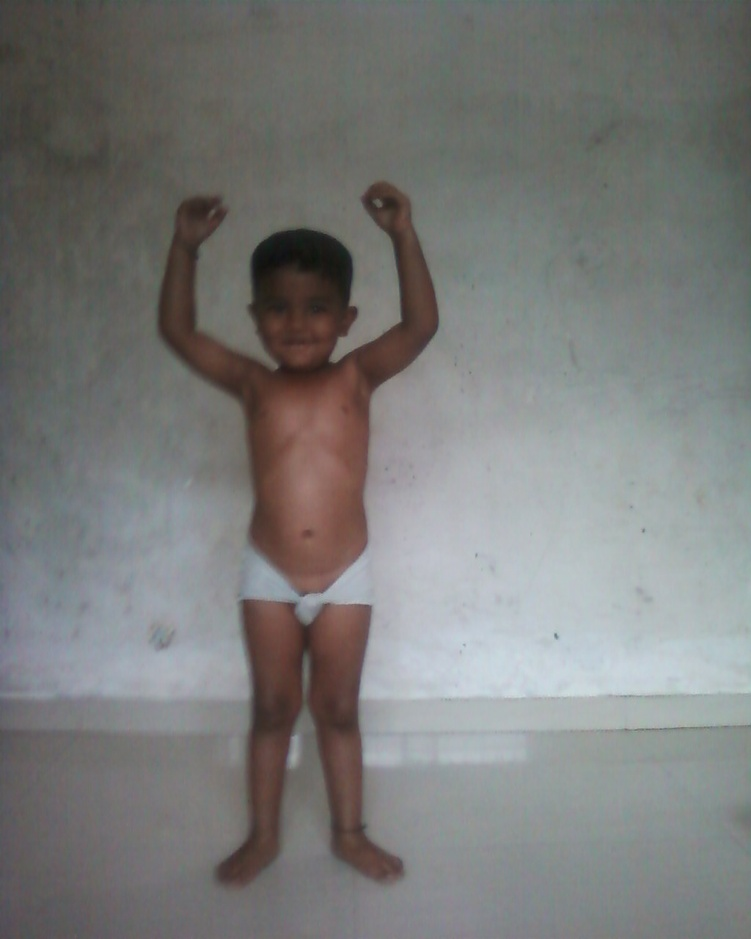
#> input picture image.jpg, 751 x 939 px, shrunk from 1024 x 1280 before the run
$ python cloak1.py
#> lines starting #> are read from the running program, lines starting #| are printed output that depends on the picture; after the words box and inside, x2 and y2 are one past the last pixel; in counts of white or black regions, pixels touching at a corner belong together
import cv2
import numpy as np
from matplotlib import pyplot as plt

def nothing(x):
    pass

def main():

    window_name='color range parameter'
    cv2.namedWindow(window_name)
    # Create a black image, a window
    im = cv2.imread('image.jpg')
#> im is the input picture: shape (939, 751, 3); mean B, G, R 121.5, 122.8, 122
    cb = cv2.imread('color_bar.jpg')
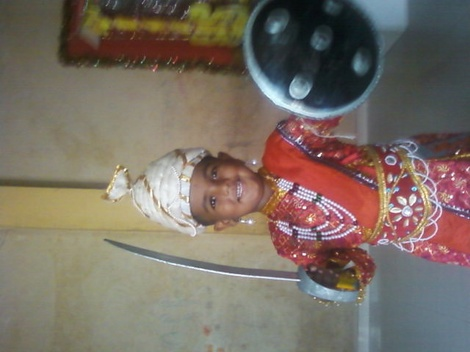
#> input picture color_bar.jpg, 470 x 352 px, shrunk from 640 x 480 before the run
#> cb is the input picture: shape (352, 470, 3); mean B, G, R 100.5, 110.6, 122
    hsv = cv2.cvtColor(im,cv2.COLOR_BGR2HSV)
#> hsv: shape (939, 751, 3); mean H, S, V 69.6, 23.8, 127.6

    print ('lower_color = np.array([a1,a2,a3])')
    print ('upper_color = np.array([b1,b2,b3])')


    # create trackbars for color change
    cv2.createTrackbar('a1',window_name,0,255,nothing)
    cv2.createTrackbar('a2',window_name,0,255,nothing)
    cv2.createTrackbar('a3',window_name,0,255,nothing)

    cv2.createTrackbar('b1',window_name,150,255,nothing)
    cv2.createTrackbar('b2',window_name,150,255,nothing)
    cv2.createTrackbar('b3',window_name,150,255,nothing)

    while(1):
        a1 = cv2.getTrackbarPos('a1',window_name)
        a2 = cv2.getTrackbarPos('a2',window_name)
        a3 = cv2.getTrackbarPos('a3',window_name)

        b1 = cv2.getTrackbarPos('b1',window_name)
        b2 = cv2.getTrackbarPos('b2',window_name)
        b3 = cv2.getTrackbarPos('b3',window_name)

        # hsv hue sat value
        lower_color = np.array([a1,a2,a3])
        upper_color = np.array([b1,b2,b3])
        mask = cv2.inRange(hsv, lower_color, upper_color)
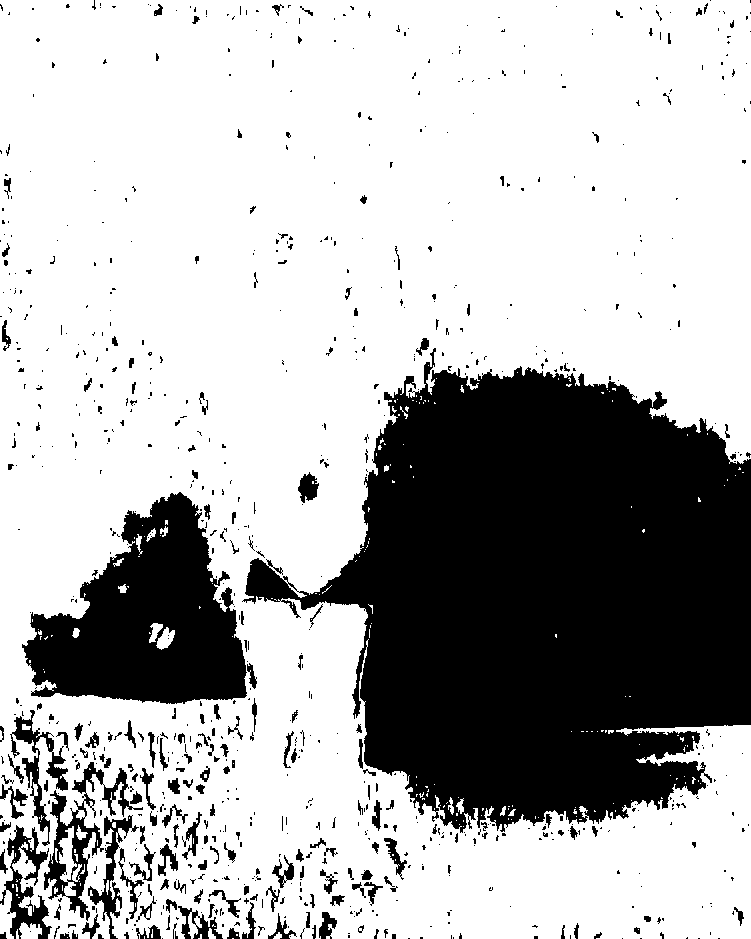
#> mask: shape (939, 751); 70.4% white; 847 black regions (648 under 20 px), largest, box (x1, y1, x2, y2) and area: (242, 348, 751, 833) 155921, (22, 492, 247, 704) 28190, (44, 762, 143, 921) 3435
        res = cv2.bitwise_and(im, im, mask = mask)
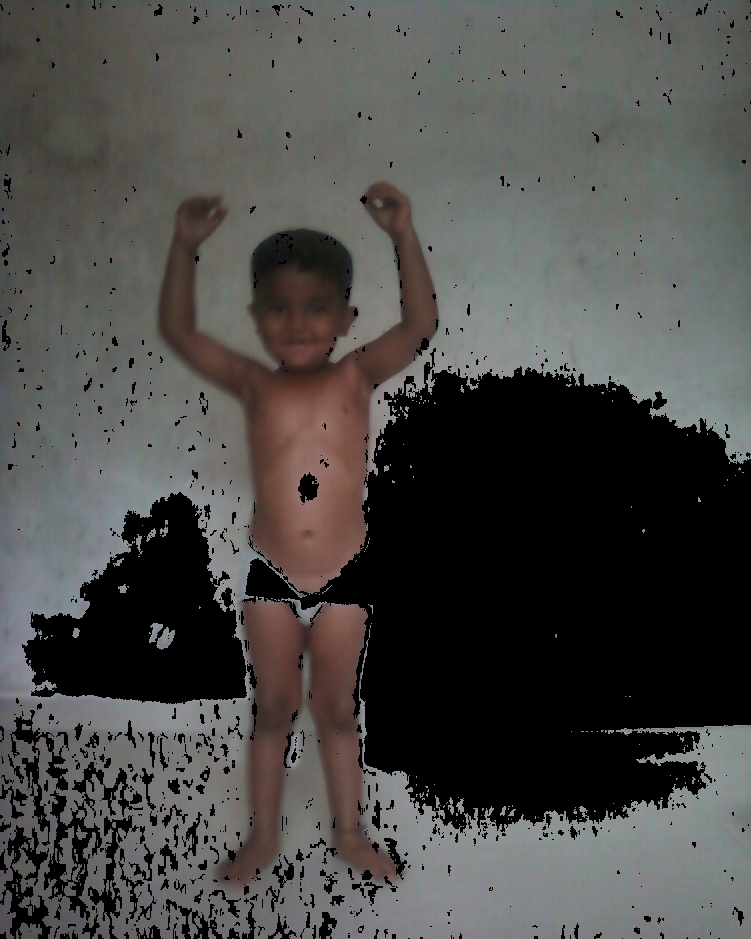
#> res: shape (939, 751, 3); mean B, G, R 71.6, 73.9, 74.7

        cv2.imshow('mask',mask)
        cv2.imshow('res',res)
        cv2.imshow('im',im)
        cv2.imshow(window_name,cb)

        k = cv2.waitKey(1) & 0xFF
#> (key Esc is pressed here)
        if k == 27:         # wait for ESC key to exit
            break
        elif k == ord('s'): # wait for 's' key to save and exit
            cv2.imwrite('Img_screen_mask.jpg',mask)
            cv2.imwrite('Img_screen_res.jpg',res)
            break


    cv2.destroyAllWindows()


#Run Main
if __name__ == "__main__" :
    main()
